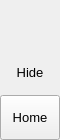
        <widget class="QFrame" name="leftMenuBg">
         <property name="minimumSize">
          <size>
           <width>60</width>
           <height>0</height>
          </size>
         </property>
         <property name="maximumSize">
          <size>
           <width>60</width>
           <height>16777215</height>
          </size>
         </property>
         <property name="frameShape">
          <enum>QFrame::NoFrame</enum>
         </property>
         <property name="frameShadow">
          <enum>QFrame::Raised</enum>
         </property>
         <layout class="QVBoxLayout" name="verticalLayout_3">
          <property name="spacing">
           <number>0</number>
          </property>
          <property name="leftMargin">
           <number>0</number>
          </property>
          <property name="topMargin">
           <number>0</number>
          </property>
          <property name="rightMargin">
           <number>0</number>
          </property>
          <property name="bottomMargin">
           <number>0</number>
          </property>
          <item>
           <widget class="QFrame" name="topLogoInfo">
            <property name="minimumSize">
             <size>
              <width>0</width>
              <height>50</height>
             </size>
            </property>
            <property name="maximumSize">
             <size>
              <width>16777215</width>
              <height>50</height>
             </size>
            </property>
            <property name="frameShape">
             <enum>QFrame::NoFrame</enum>
            </property>
            <property name="frameShadow">
             <enum>QFrame::Raised</enum>
            </property>
            <widget class="QLabel" name="titleLeftApp">
             <property name="geometry">
              <rect>
               <x>70</x>
               <y>8</y>
               <width>160</width>
               <height>20</height>
              </rect>
             </property>
             <property name="font">
              <font>
               <family>Segoe UI Semibold</family>
               <pointsize>12</pointsize>
               <italic>false</italic>
               <bold>false</bold>
              </font>
             </property>
             <property name="text">
              <string>MVP</string>
             </property>
             <property name="alignment">
              <set>Qt::AlignLeading|Qt::AlignLeft|Qt::AlignTop</set>
             </property>
            </widget>
            <widget class="QLabel" name="titleLeftDescription">
             <property name="geometry">
              <rect>
               <x>70</x>
               <y>27</y>
               <width>160</width>
               <height>16</height>
              </rect>
             </property>
             <property name="maximumSize">
              <size>
               <width>16777215</width>
               <height>16</height>
              </size>
             </property>
             <property name="font">
              <font>
               <family>Segoe UI</family>
               <pointsize>8</pointsize>
               <italic>false</italic>
               <bold>false</bold>
              </font>
             </property>
             <property name="text">
              <string>Modern GUI / Flat Style</string>
             </property>
             <property name="alignment">
              <set>Qt::AlignLeading|Qt::AlignLeft|Qt::AlignTop</set>
             </property>
            </widget>
           </widget>
          </item>
          <item>
           <widget class="QFrame" name="leftMenuFrame">
            <property name="frameShape">
             <enum>QFrame::NoFrame</enum>
            </property>
            <property name="frameShadow">
             <enum>QFrame::Raised</enum>
            </property>
            <layout class="QVBoxLayout" name="verticalMenuLayout">
             <property name="spacing">
              <number>0</number>
             </property>
             <property name="leftMargin">
              <number>0</number>
             </property>
             <property name="topMargin">
              <number>0</number>
             </property>
             <property name="rightMargin">
              <number>0</number>
             </property>
             <property name="bottomMargin">
              <number>0</number>
             </property>
             <item>
              <widget class="QFrame" name="toggleBox">
               <property name="maximumSize">
                <size>
                 <width>16777215</width>
                 <height>45</height>
                </size>
               </property>
               <property name="frameShape">
                <enum>QFrame::NoFrame</enum>
               </property>
               <property name="frameShadow">
                <enum>QFrame::Raised</enum>
               </property>
               <layout class="QVBoxLayout" name="verticalLayout_4">
                <property name="spacing">
                 <number>0</number>
                </property>
                <property name="leftMargin">
                 <number>0</number>
                </property>
                <property name="topMargin">
                 <number>0</number>
                </property>
                <property name="rightMargin">
                 <number>0</number>
                </property>
                <property name="bottomMargin">
                 <number>0</number>
                </property>
                <item>
                 <widget class="QPushButton" name="toggleButton">
                  <property name="sizePolicy">
                   <sizepolicy hsizetype="Expanding" vsizetype="Fixed">
                    <horstretch>0</horstretch>
                    <verstretch>0</verstretch>
                   </sizepolicy>
                  </property>
                  <property name="minimumSize">
                   <size>
                    <width>0</width>
                    <height>45</height>
                   </size>
                  </property>
                  <property name="font">
                   <font>
                    <family>Segoe UI</family>
                    <pointsize>10</pointsize>
                    <italic>false</italic>
                    <bold>false</bold>
                   </font>
                  </property>
                  <property name="cursor">
                   <cursorShape>PointingHandCursor</cursorShape>
                  </property>
                  <property name="layoutDirection">
                   <enum>Qt::LeftToRight</enum>
                  </property>
                  <property name="autoFillBackground">
                   <bool>false</bool>
                  </property>
                  <property name="styleSheet">
                   <string notr="true">background-image: url(:/icons/images/icons/icon_menu.png);</string>
                  </property>
                  <property name="text">
                   <string>Hide</string>
                  </property>
                  <property name="flat">
                   <bool>true</bool>
                  </property>
                 </widget>
                </item>
               </layout>
              </widget>
             </item>
             <item alignment="Qt::AlignTop">
              <widget class="QFrame" name="topMenu">
               <property name="frameShape">
                <enum>QFrame::NoFrame</enum>
               </property>
               <property name="frameShadow">
                <enum>QFrame::Raised</enum>
               </property>
               <layout class="QVBoxLayout" name="verticalLayout_8">
                <property name="spacing">
                 <number>0</number>
                </property>
                <property name="leftMargin">
                 <number>0</number>
                </property>
                <property name="topMargin">
                 <number>0</number>
                </property>
                <property name="rightMargin">
                 <number>0</number>
                </property>
                <property name="bottomMargin">
                 <number>0</number>
                </property>
                <item>
                 <widget class="QPushButton" name="btn_home">
                  <property name="sizePolicy">
                   <sizepolicy hsizetype="Expanding" vsizetype="Fixed">
                    <horstretch>0</horstretch>
                    <verstretch>0</verstretch>
                   </sizepolicy>
                  </property>
                  <property name="minimumSize">
                   <size>
                    <width>0</width>
                    <height>45</height>
                   </size>
                  </property>
                  <property name="font">
                   <font>
                    <family>Segoe UI</family>
                    <pointsize>10</pointsize>
                    <italic>false</italic>
                    <bold>false</bold>
                   </font>
                  </property>
                  <property name="cursor">
                   <cursorShape>PointingHandCursor</cursorShape>
                  </property>
                  <property name="layoutDirection">
                   <enum>Qt::LeftToRight</enum>
                  </property>
                  <property name="styleSheet">
                   <string notr="true">background-image: url(:/icons/images/icons/cil-home.png);</string>
                  </property>
                  <property name="text">
                   <string>Home</string>
                  </property>
                 </widget>
                </item>
               </layout>
              </widget>
             </item>
             <item alignment="Qt::AlignBottom">
              <widget class="QFrame" name="bottomMenu">
               <property name="frameShape">
                <enum>QFrame::NoFrame</enum>
               </property>
               <property name="frameShadow">
                <enum>QFrame::Raised</enum>
               </property>
               <layout class="QVBoxLayout" name="verticalLayout_9">
                <property name="spacing">
                 <number>0</number>
                </property>
                <property name="leftMargin">
                 <number>0</number>
                </property>
                <property name="topMargin">
                 <number>0</number>
                </property>
                <property name="rightMargin">
                 <number>0</number>
                </property>
                <property name="bottomMargin">
                 <number>0</number>
                </property>
               </layout>
              </widget>
             </item>
            </layout>
           </widget>
          </item>
         </layout>
        </widget>
